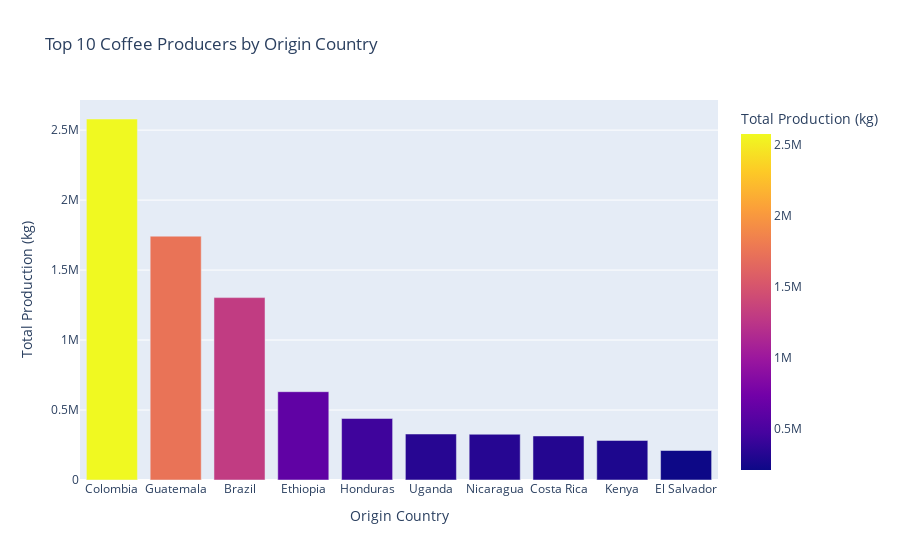

The notebook cell saved with this chart:
### Markdown cell above
## Top 10 Coffee Producer by Origin Country

### Code cell
# group by 'Origin_Country' and calculate the total production
origin_production = df_coffee.groupby('Origin_Country')['Total_Production'].sum().reset_index()

# sort values in descending order to see the top 10 countries with the highest production
origin_production = origin_production.sort_values('Total_Production', ascending=False).head(10)

# plot using Plotly
origin = px.bar(
            origin_production,
            x='Origin_Country',
            y='Total_Production',
            title='Top 10 Coffee Producers by Origin Country',
            labels={'Origin_Country': 'Origin Country', 'Total_Production': 'Total Production (kg)'},
            color='Total_Production')

origin.show()

### Figure 1 — Plotly figure (JSON) as saved in the notebook; plotly's stock layout.template omitted (floating-point values rounded to 4 significant figures)
{"data": [{"alignmentgroup": "True", "hovertemplate": "Origin Country=%{x}<br>Total Production (kg)=%{marker.color}<extra></extra>", "legendgroup": "", "marker": {"color": [2579000.0, 1742000.0, 1303000.0, 631000.0, 439724, 328638, 326800.0, 314700.0, 282651, 210701], "coloraxis": "coloraxis", "pattern": {"shape": ""}}, "name": "", "offsetgroup": "", "orientation": "v", "showlegend": false, "textposition": "auto", "type": "bar", "x": ["Colombia", "Guatemala", "Brazil", "Ethiopia", "Honduras", "Uganda", "Nicaragua", "Costa Rica", "Kenya", "El Salvador"], "xaxis": "x", "y": [2579000.0, 1742000.0, 1303000.0, 631000.0, 439724, 328638, 326800.0, 314700.0, 282651, 210701], "yaxis": "y"}], "layout": {"autosize": true, "barmode": "relative", "coloraxis": {"colorbar": {"title": {"text": "Total Production (kg)"}}, "colorscale": [[0, "#0d0887"], [0.1111, "#46039f"], [0.2222, "#7201a8"], [0.3333, "#9c179e"], [0.4444, "#bd3786"], [0.5556, "#d8576b"], [0.6667, "#ed7953"], [0.7778, "#fb9f3a"], [0.8889, "#fdca26"], [1, "#f0f921"]]}, "legend": {"tracegroupgap": 0}, "title": {"text": "Top 10 Coffee Producers by Origin Country"}, "xaxis": {"anchor": "y", "autorange": true, "domain": [0, 1], "range": [-0.5, 9.5], "title": {"text": "Origin Country"}, "type": "category"}, "yaxis": {"anchor": "x", "autorange": true, "domain": [0, 1], "range": [0, 2715000.0], "title": {"text": "Total Production (kg)"}, "type": "linear"}}}
